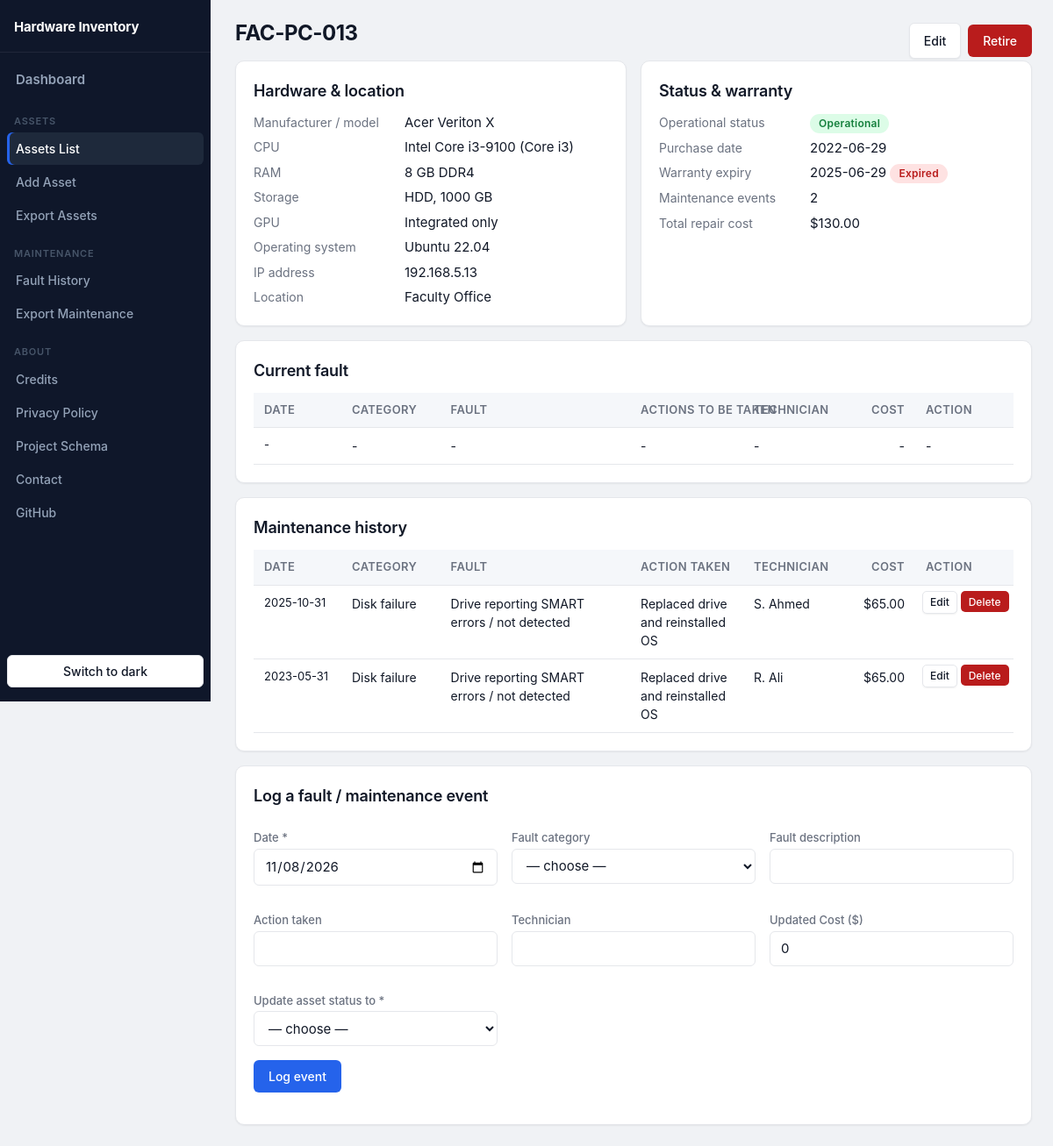
The app's page /assets/FAC-PC-013 with its own data.
### tables this page shows
CREATE TABLE assets (
    asset_id          TEXT PRIMARY KEY,                 -- permanent identity, e.g. L1-PC-001
    manufacturer      TEXT NOT NULL,
    model             TEXT NOT NULL,
    cpu               TEXT NOT NULL,                    -- full model, e.g. Intel Core i5-12400
    cpu_family        TEXT NOT NULL,                    -- grouping used for filtering, e.g. Core i5
    ram_gb            INTEGER NOT NULL CHECK (ram_gb > 0),
    ram_type          TEXT NOT NULL CHECK (ram_type IN ('DDR1','DDR2','DDR3','DDR4','DDR5')),
    storage_type      TEXT NOT NULL CHECK (storage_type IN ('SSD','HDD','NVMe','Hybrid')),
    storage_gb        INTEGER NOT NULL CHECK (storage_gb > 0),
    gpu               TEXT,                             -- NULL / empty = integrated only
    gpu_vram_gb       INTEGER CHECK (gpu_vram_gb IS NULL OR gpu_vram_gb > 0),
    os                TEXT NOT NULL,
    ip_address        TEXT,                             -- 192.168.x.n; unique inside a place
    location          TEXT NOT NULL REFERENCES locations(name),
    purchase_date     TEXT NOT NULL,                    -- ISO date YYYY-MM-DD
    warranty_expiry   TEXT NOT NULL,                    -- warranty status is COMPUTED from this
    status            TEXT NOT NULL DEFAULT 'Operational'
                      CHECK (status IN ('Operational','Faulty','Under Repair')),
    -- Current fault: filled while status is Faulty / Under Repair, all NULL when Operational
    status_category   TEXT,                             -- fault category, 'Unknown' if not given
    status_detail     TEXT,                             -- fault description ('' = not given)
    status_action     TEXT,                             -- actions to be taken ('' = not decided)
    status_technician TEXT,                             -- technician ('' = not assigned yet)
    status_date       TEXT,                             -- date the fault was recorded (ISO)
    status_cost       REAL CHECK (status_cost IS NULL OR status_cost >= 0), -- updated cost of the open fault
    active            INTEGER NOT NULL DEFAULT 1 CHECK (active IN (0,1)),  -- 0 = retired (kept for history)
    CHECK ((status = 'Operational' AND status_category IS NULL AND status_detail IS NULL
            AND status_action IS NULL AND status_technician IS NULL AND status_date IS NULL
            AND status_cost IS NULL)
        OR (status <> 'Operational' AND status_category IS NOT NULL AND status_detail IS NOT NULL
            AND status_action IS NOT NULL AND status_technician IS NOT NULL AND status_date IS NOT NULL)),
    CHECK (warranty_expiry >= purchase_date),
    UNIQUE (location, ip_address)                       -- no two PCs in one place share an IP
);

CREATE TABLE maintenance (
    id                INTEGER PRIMARY KEY AUTOINCREMENT,
    asset_id          TEXT NOT NULL REFERENCES assets(asset_id),
    event_date        TEXT NOT NULL,
    fault_category    TEXT NOT NULL,                  -- one of the fault category drop-down options
    fault_description TEXT NOT NULL,                  -- may be '' when not given
    action_taken      TEXT NOT NULL,                  -- may be '' when not given
    technician        TEXT NOT NULL,                  -- may be '' when not given
    cost_usd          REAL NOT NULL DEFAULT 0 CHECK (cost_usd >= 0)   -- US dollars
);

### app.py (the view)
@app.route("/assets/<asset_id>")
def asset_detail(asset_id):
    a = queries.get_asset(asset_id)
    if not a:
        return render_template("message.html", title="Asset not found",
                               text=f"No asset with ID '{asset_id}'."), 404
    events = queries.get_events(asset_id)
    total_cost = sum(e["cost_usd"] for e in events)
    return render_template("asset_detail.html", a=a, events=events, total_cost=total_cost,
                           warranty=warranty_status(a["warranty_expiry"]), today=today(),
                           steps=queries.get_steps(asset_id),
                           open_total=queries.open_fault_cost(asset_id) if a["status"] in CURRENT_ERROR_STATUSES else 0)

### app.py (called while the page is built, shortened)
@app.before_request
def guard_requests():
    try:
        hostname = urlsplit("//" + request.host).hostname
    except ValueError:
        hostname = None
    extra = {h.strip().lower() for h in os.environ.get("INVENTORY_ALLOWED_HOSTS", "").split(",") if h.strip()}
    if hostname not in LOCAL_HOSTS | extra:
        return render_template("message.html", title="Wrong address",
                               text="Open this app at http://127.0.0.1 (the address printed when it starts)."), 400

@app.after_request
def security_headers(resp):
    resp.headers.setdefault("Content-Security-Policy",
                            "default-src 'self'; script-src 'self' 'unsafe-inline'; style-src 'self' 'unsafe-inline'; "
                            "img-src 'self' data:; form-action 'self'; frame-ancestors 'none'; base-uri 'self'")
    resp.headers.setdefault("X-Content-Type-Options", "nosniff")
    resp.headers.setdefault("X-Frame-Options", "DENY")
    resp.headers.setdefault("Referrer-Policy", "same-origin")      # "no-referrer" makes browsers send Origin: null
    return resp

@app.context_processor
def option_lists():
    return dict(storage_types=STORAGE_TYPES, statuses=STATUSES, ram_types=RAM_TYPES,
                fault_categories=FAULT_CATEGORIES, locations=queries.location_names(),
                NEW_LOCATION=NEW_LOCATION, sort_link=sort_link, today=date.today().isoformat(),
                github_url=GITHUB_URL)

@app.template_filter("money")
def money(value):
    return f"${float(value or 0):,.2f}"

def today():
    return date.today().isoformat()

def warranty_status(expiry):
    t = date.today()
    try:
        exp = date.fromisoformat(expiry)
    except (TypeError, ValueError):
        return "Unknown"         # a damaged date must never break the whole list
    if exp < t:
        return "Expired"
    if exp <= t + timedelta(days=WARRANTY_SOON_DAYS):
        return "Expiring soon"
    return "Active"

### db.py (called while the page is built)
def get_db():
    conn = sqlite3.connect(DB_PATH)
    conn.row_factory = sqlite3.Row
    conn.execute("PRAGMA foreign_keys = ON")   # enforce maintenance.asset_id -> assets
    return conn

### queries.py (called while the page is built)
def _all(sql, params=()):
    db = get_db()
    try:
        return db.execute(sql, params).fetchall()
    finally:
        db.close()

def _one(sql, params=()):
    db = get_db()
    try:
        return db.execute(sql, params).fetchone()
    finally:
        db.close()

def location_names():
    return [r[0] for r in _all("SELECT name FROM locations ORDER BY name")]

### templates/asset_detail.html (shortened to what this page needs)
{% extends "base.html" %}
{% block content %}
{% set pref = a if a.status != 'Operational' else None %}
<div class="row" style="justify-content:space-between">
  <h1>{{ a.asset_id }}
    {% if not a.active %}<span class="badge b-Retired">Retired</span>{% endif %}</h1>
  <div class="row">
    <a class="btn sec" href="{{ url_for('asset_edit', asset_id=a.asset_id) }}">Edit</a>
    {% if a.active %}
    <form method="post" action="{{ url_for('asset_retire', asset_id=a.asset_id) }}"
          onsubmit="return confirm('Retire this asset? Its history is kept.')">
      <button class="btn danger" type="submit">Retire</button></form>
    {% else %}
    <form method="post" action="{{ url_for('asset_reactivate', asset_id=a.asset_id) }}">
      <button class="btn" type="submit">Reactivate</button></form>
    {% endif %}
  </div>
</div>
<div class="grid g2">
<div class="card"><h2>Hardware &amp; location</h2>
<dl>
  <dt>Manufacturer / model</dt><dd>{{ a.manufacturer }} {{ a.model }}</dd>
  <dt>CPU</dt><dd>{{ a.cpu }} ({{ a.cpu_family }})</dd>
  <dt>RAM</dt><dd>{{ a.ram_gb }} GB {{ a.ram_type }}</dd>
  <dt>Storage</dt><dd>{{ a.storage_type }}, {{ a.storage_gb }} GB</dd>
  <dt>GPU</dt><dd>{{ a.gpu or 'Integrated only' }}</dd>
  <dt>Operating system</dt><dd>{{ a.os }}</dd>
  <dt>IP address</dt><dd>{{ a.ip_address or 'Not Assigned' }}</dd>
  <dt>Location</dt><dd>{{ a.location }}</dd>
</dl></div>
<div class="card"><h2>Status &amp; warranty</h2>
<dl>
  <dt>Operational status</dt><dd><span class="badge b-{{ a.status|replace(' ', '-') }}">{{ a.status }}</span></dd>
  <dt>Purchase date</dt><dd>{{ a.purchase_date }}</dd>
  <dt>Warranty expiry</dt><dd>{{ a.warranty_expiry }} <span class="badge b-{{ warranty|replace(' ', '-') }}">{{ warranty }}</span></dd>
  <dt>Maintenance events</dt><dd>{{ events|length }}</dd>
  <dt>Total repair cost</dt><dd>{{ total_cost|money }}</dd>
</dl></div>
</div>
<div class="card scroll">
  <div class="row" style="justify-content:space-between">
    <h2>Current fault</h2>
  </div>
<table class="aligned-table">
<colgroup>
  <col class="col-date">
  <col class="col-cat">
  <col class="col-fault">
  <col class="col-act">
  <col class="col-tech">
  <col class="col-cost">
  <col class="col-action">
</colgroup>
<thead>
<tr><th>Date</th><th>Category</th><th>Fault</th><th>Actions to be taken</th><th>Technician</th><th class="right">Cost</th><th>Action</th></tr>
</thead>
<tbody>
{% if a.status == 'Operational' %}
<tr><td>-</td><td>-</td><td>-</td><td>-</td><td>-</td><td class="right">-</td><td>-</td></tr>
{% endif %}
</tbody>
</table>
</div>
<div class="card scroll"><h2>Maintenance history</h2>
<table class="aligned-table">
<colgroup>
  <col class="col-date">
  <col class="col-cat">
  <col class="col-fault">
  <col class="col-act">
  <col class="col-tech">
  <col class="col-cost">
  <col class="col-action">
</colgroup>
<thead>
<tr><th>Date</th><th>Category</th><th>Fault</th><th>Action taken</th><th>Technician</th><th class="right">Cost</th><th>Action</th></tr>
</thead>
<tbody>
{% for e in events %}
<tr><td class="nw">{{ e.event_date }}</td><td>{{ e.fault_category }}</td><td>{{ e.fault_description or 'Not recorded' }}</td>
<td>{{ e.action_taken or 'Not recorded' }}</td><td>{{ e.technician or 'Not recorded' }}</td><td class="right nw">{{ e.cost_usd|money }}</td>
<td class="nw actions">
  <a class="btn sec small" href="{{ url_for('maintenance_event_edit', event_id=e.id) }}">Edit</a>
  <form method="post" action="{{ url_for('maintenance_event_delete', event_id=e.id) }}" style="display:inline" onsubmit="return confirm('Delete this maintenance record?')">
    <button class="btn danger small" type="submit">Delete</button>
  </form>
</td></tr>
{% else %}
<tr><td colspan="7" class="muted">No maintenance events recorded.</td></tr>
{% endfor %}
</tbody>
</table></div>
<div class="card" id="log-card"><h2>Log a fault / maintenance event</h2>
<form method="post" action="{{ url_for('maintenance_add', asset_id=a.asset_id) }}" novalidate>
<div class="formgrid">
  <div><label for="f-event_date">Date *</label><input type="date" name="event_date" value="{{ today }}" id="f-event_date"></div>
  <div><label id="lbl-cat" for="f-fault_category">Fault category</label><select name="fault_category" id="f-fault_category"><option value="">— choose —</option>
    {% for o in fault_categories %}<option{{ ' selected' if pref and pref.status_category==o }}>{{ o }}</option>{% endfor %}</select></div>
  <div><label id="lbl-desc" for="f-fault_description">Fault description</label><input name="fault_description" value="{{ pref.status_detail if pref else '' }}" id="f-fault_description"></div>
  <div><label id="lbl-act" for="f-action_taken">Action taken</label><input name="action_taken" value="{{ pref.status_action if pref else '' }}" id="f-action_taken"></div>
  <div><label id="lbl-tech" for="f-technician">Technician</label><input name="technician" value="{{ pref.status_technician if pref else '' }}" id="f-technician"></div>
  <div><label for="f-cost">Updated Cost ($)</label>
    <input type="number" step="any" min="0" name="cost" value="{{ ((a.status_cost if a.status_cost is not none else open_total) or 0) }}" placeholder="0" id="f-cost"></div>
  <div><label for="ev-status">Update asset status to *</label><select name="set_status" id="ev-status">
    <option value="">— choose —</option>
    <option>Operational</option><option>Faulty</option><option>Under Repair</option></select></div>
</div>
<p><button class="btn" type="submit">Log event</button></p>
</form></div>
{% endblock %}

### records on screen
assets: asset_id "FAC-PC-013", manufacturer "Acer", model "Veriton X", cpu "Intel Core i3-9100", cpu_family "Core i3", ram_gb "8", ram_type "DDR4", storage_type "HDD", storage_gb "1000", gpu "Integrated only", os "Ubuntu 22.04", ip_address "192.168.5.13", location "Faculty Office", status "Operational", purchase_date "2022-06-29", warranty_expiry "2025-06-29"
maintenance: event_date "2025-10-31", fault_category "Disk failure", fault_description "Drive reporting SMART errors / not detected", action_taken "Replaced drive and reinstalled OS", technician "S. Ahmed", cost_usd "$65.00"
maintenance: event_date "2023-05-31", fault_category "Disk failure", fault_description "Drive reporting SMART errors / not detected", action_taken "Replaced drive and reinstalled OS", technician "R. Ali", cost_usd "$65.00"

### other values on screen
{{ warranty }} "Expired"
{{ events|length }} "2"
{{ total_cost|money }} "$130.00"
